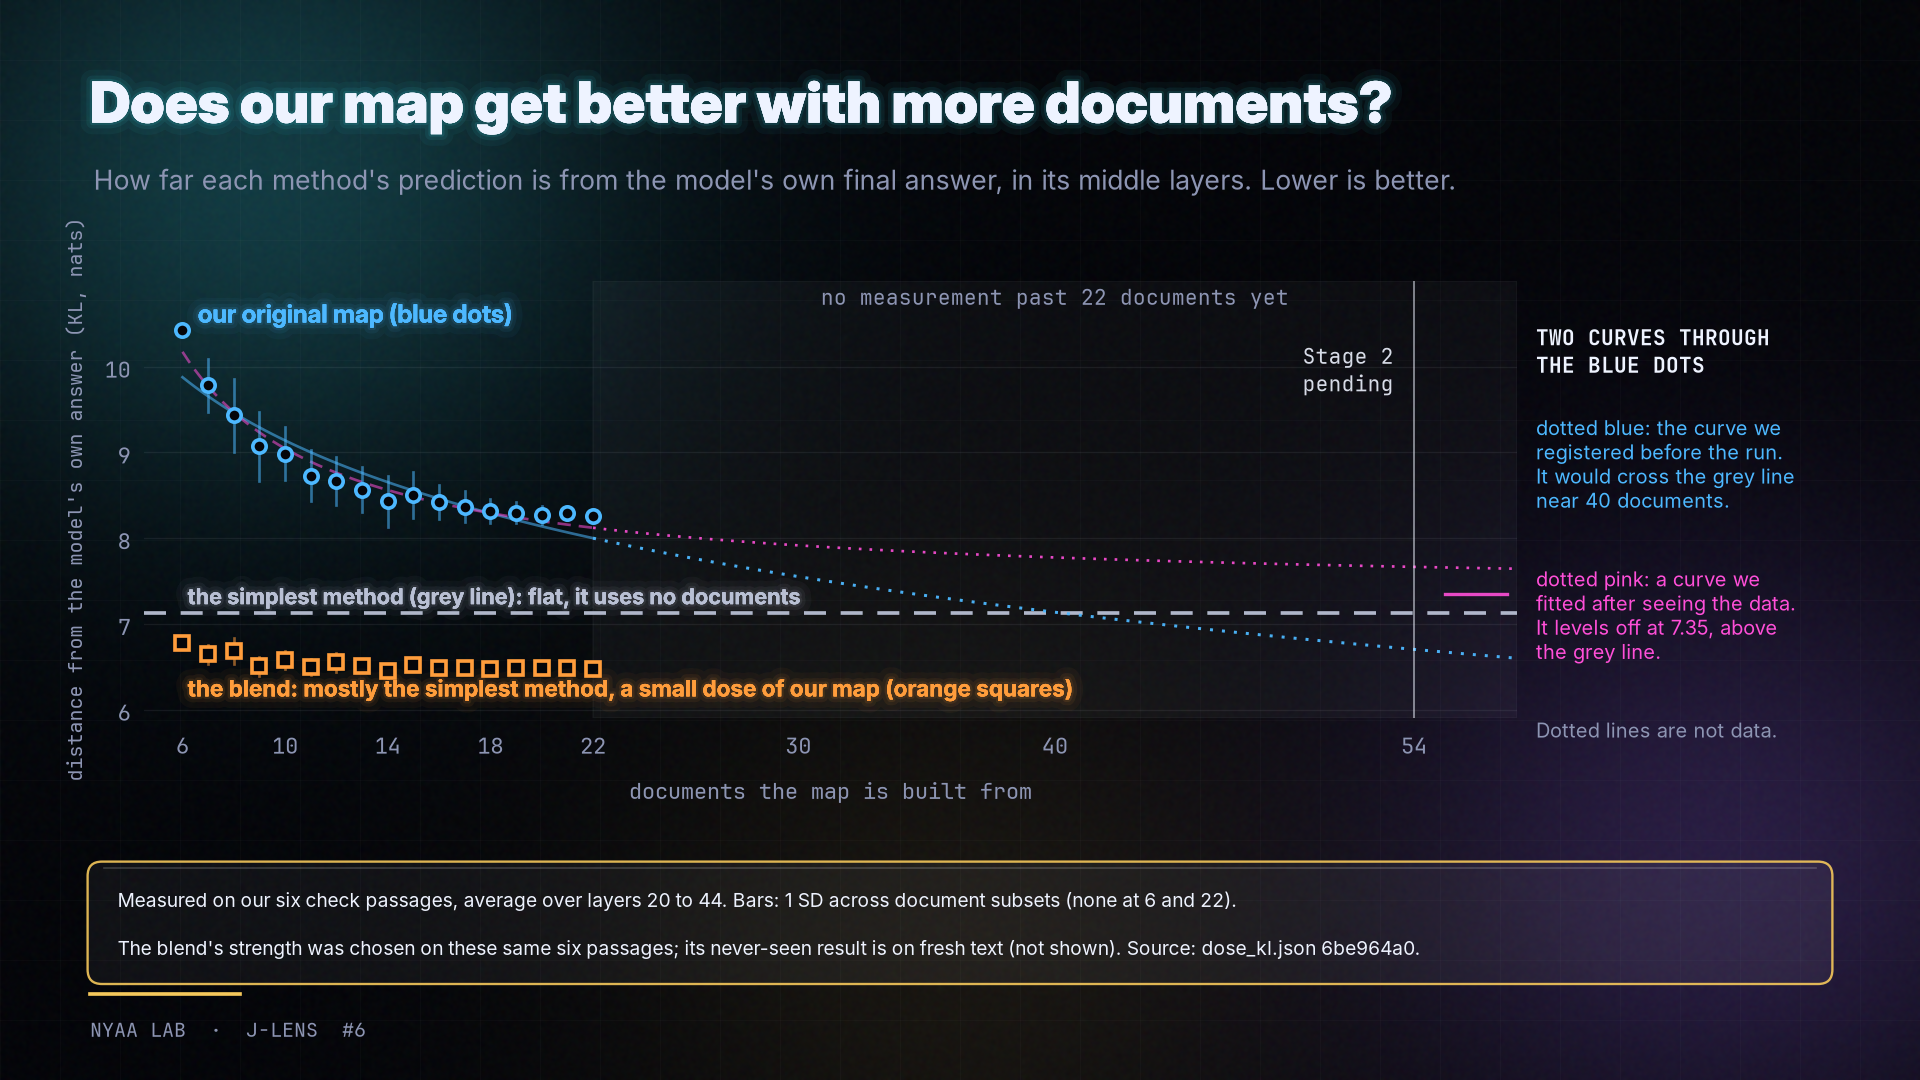

This figure's Python source:
# J-Lens #6 picture 1, NYAA look. Data: jlens-dose-points.csv f02e4a6b (Lens; every point PASS Deron P144, from dose_kl.json 6be964a0).
# Deron's label rules (post P143): source md5 printed; y = KL to the model's own final prediction, lower is better; the simplest
# method is a flat reference line; two fits labelled apart, the post-hoc one marked and its floor drawn ABOVE the flat line;
# nothing says more documents will or won't close the gap; "Stage 2 pending" marks the empty spot, with no point drawn.
import sys, os, csv, hashlib, math
sys.path.insert(0, os.path.expanduser("../tools"))
from nyaa_look import *
BLUE = "#4db8ff"; ORANGE = "#ff9d3c"; GREY = "#b9c0d4"   # the post text says blue dots, orange squares, grey line: the picture must match the words
HERE = os.path.dirname(os.path.abspath(__file__)); P = os.path.join(HERE, "jlens-dose-points.csv")
assert hashlib.md5(open(P, "rb").read()).hexdigest().startswith("f02e4a6b"), "wrong points file"
raw, shr, flat, c = [], [], None, {}
for r in csv.reader(open(P)):
    if r[0] == "raw": raw.append((int(r[1]), float(r[2]), float(r[3]) if r[3] else None))
    elif r[0] == "shrunk": shr.append((int(r[1]), float(r[2]), float(r[3]) if r[3] else None))
    elif r[0] == "logit_lens_flat": flat = float(r[2])
    elif r[0].startswith(("registered", "post_hoc")):
        for cell in r[2:]:
            k, v = cell.split("="); c[k] = float(v)
assert len(raw) == 17 and len(shr) == 17 and flat and set(c) == {"c", "s", "a", "b"}
fig, ax0 = canvas(glows=((0.14, 0.84, CYAN, 0.22), (0.9, 0.2, PURPLE, 0.22), (0.5, 0.12, GOLD, 0.08)), seed=61)
glow_text(ax0, 0.75, 8.15, "Does our map get better with more documents?", size=34, family=HEAD, weight="black", glow=CYAN)
glow_text(ax0, 0.78, 7.5, "How far each method's prediction is from the model's own final answer, in its middle layers. Lower is better.", size=16, color=DIM)
ax = fig.add_axes([0.075, 0.335, 0.715, 0.405]); ax.set_facecolor("none")
ax.axvspan(22, 58, color=WHITE, alpha=0.035); ax.text(40, 10.72, "no measurement past 22 documents yet", color=DIM, fontsize=12.5, family=MONO, ha="center")
ax.axhline(flat, color=GREY, lw=2.2, ls=(0, (6, 4)), alpha=0.95)
xs = [22 + i * 0.5 for i in range(73)]
ax.plot(xs, [c["c"] + c["s"] * math.log(x) for x in xs], color=BLUE, lw=1.8, ls=(0, (1, 3)), alpha=0.95)
ax.plot(xs, [c["a"] + c["b"] / x for x in xs], color=MAGENTA, lw=1.6, ls=(0, (1, 3)), alpha=0.9)
xf = [6 + i * 0.25 for i in range(65)]
ax.plot(xf, [c["c"] + c["s"] * math.log(x) for x in xf], color=BLUE, lw=1.6, alpha=0.55)
ax.plot(xf, [c["a"] + c["b"] / x for x in xf], color=MAGENTA, lw=1.6, alpha=0.55, ls=(0, (5, 3)))
ax.plot([55.2, 57.6], [c["a"], c["a"]], color=MAGENTA, lw=2, alpha=0.9)
for pts, col, mk in ((raw, BLUE, "o"), (shr, ORANGE, "s")):
    for n, v, sd in pts:
        if sd is not None: ax.plot([n, n], [v - sd, v + sd], color=col, lw=1.6, alpha=0.55)
    ax.plot([p[0] for p in pts], [p[1] for p in pts], ls="none", marker=mk, ms=8, mfc=INK, mec=col, mew=2.2)
ax.axvline(54, color=WHITE, lw=1.2, alpha=0.5); ax.text(53.2, 10.28, "Stage 2\npending", color=WHITE, fontsize=12.5, family=MONO, ha="right", va="top", alpha=0.9)
ax.set_xlim(4.5, 58); ax.set_ylim(5.9, 11.0)
ax.set_xticks([6, 10, 14, 18, 22, 30, 40, 54]); ax.set_xticklabels(["6", "10", "14", "18", "22", "30", "40", "54"], fontsize=13, color=DIM, family=MONO)
ax.set_yticks([6, 7, 8, 9, 10]); ax.set_yticklabels(["6", "7", "8", "9", "10"], fontsize=13, color=DIM, family=MONO)
ax.tick_params(length=0, pad=8); ax.grid(axis="y", color=WHITE, alpha=0.07); [s.set_visible(False) for s in ax.spines.values()]
ax.set_xlabel("documents the map is built from", color=DIM, fontsize=13, family=MONO, labelpad=10)
ax.set_ylabel("distance from the model's own answer (KL, nats)", color=DIM, fontsize=12, family=MONO, labelpad=10)
T = ax.transData
glow_text(ax, 6.6, 10.62, "our original map (blue dots)", color=BLUE, size=15, weight="bold", family=HEAD, glow=BLUE, transform=T)
glow_text(ax, 6.2, 6.25, "the blend: mostly the simplest method, a small dose of our map (orange squares)", color=ORANGE, size=13.5, weight="bold", glow=ORANGE, transform=T)
glow_text(ax, 6.2, flat + 0.2, "the simplest method (grey line): flat, it uses no documents", color=GREY, size=13, weight="bold", glow=GREY, transform=T)
lx = 0.80
fig.text(lx, 0.70, "TWO CURVES THROUGH\nTHE BLUE DOTS", color=WHITE, fontsize=12.5, family=MONO, weight="bold", va="top")
fig.text(lx, 0.615, "dotted blue: the curve we\nregistered before the run.\nIt would cross the grey line\nnear 40 documents.", color=BLUE, fontsize=12, family=BODY, va="top")
fig.text(lx, 0.475, "dotted pink: a curve we\nfitted after seeing the data.\nIt levels off at 7.35, above\nthe grey line.", color=MAGENTA, fontsize=12, family=BODY, va="top")
fig.text(lx, 0.335, "Dotted lines are not data.", color=DIM, fontsize=12, family=BODY, va="top")
glass(ax0, 0.75, 0.82, 14.5, 0.98, edge=GOLD, fill_alpha=0.05, r=0.12)
glow_text(ax0, 0.98, 1.50, "Measured on our six check passages, average over layers 20 to 44. Bars: 1 SD across document subsets (none at 6 and 22).", size=11.5, color=WHITE)
glow_text(ax0, 0.98, 1.10, "The blend's strength was chosen on these same six passages; its never-seen result is on fresh text (not shown). Source: dose_kl.json 6be964a0.", size=11.5, color=WHITE)
brand(ax0, "J-Lens", 6)
print(save(fig, os.path.join(HERE, "01-more-documents.png")))
